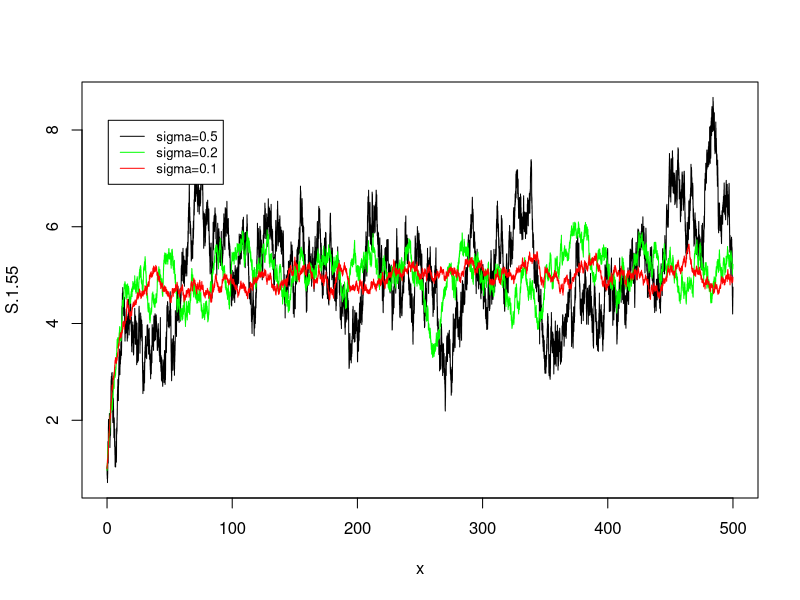
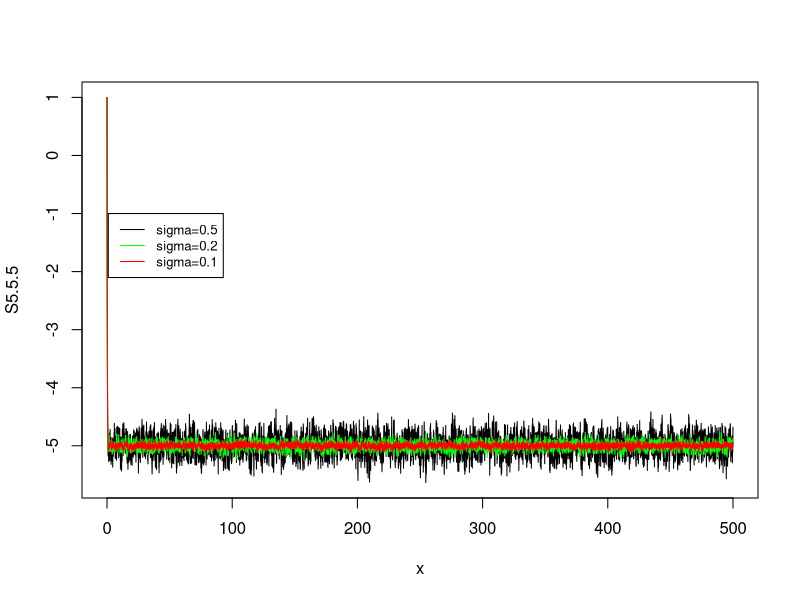
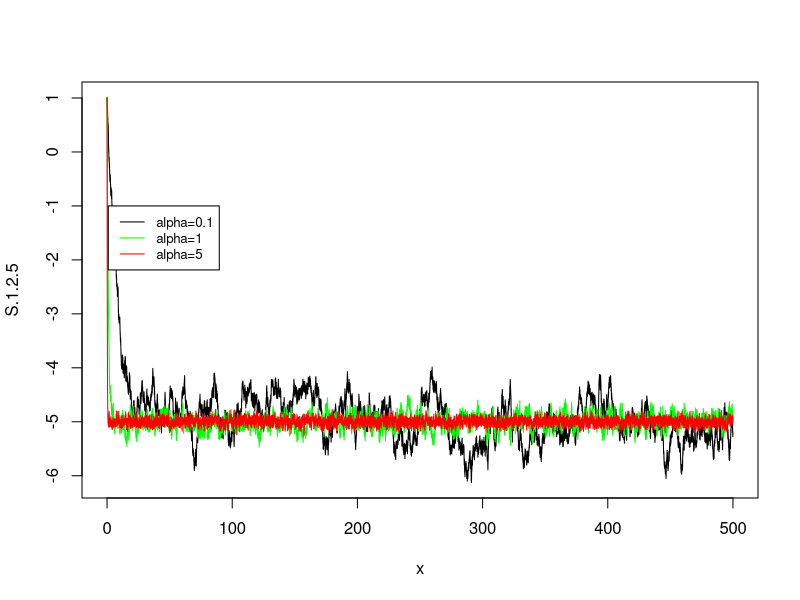
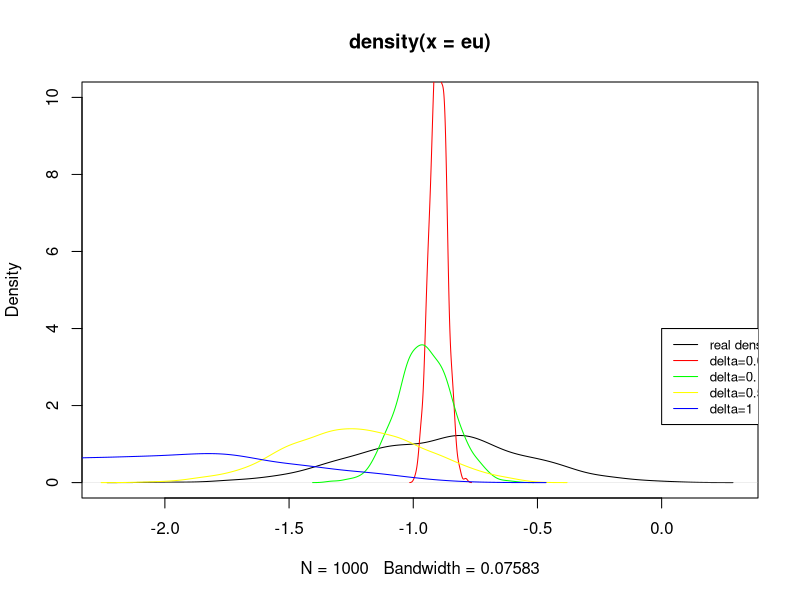
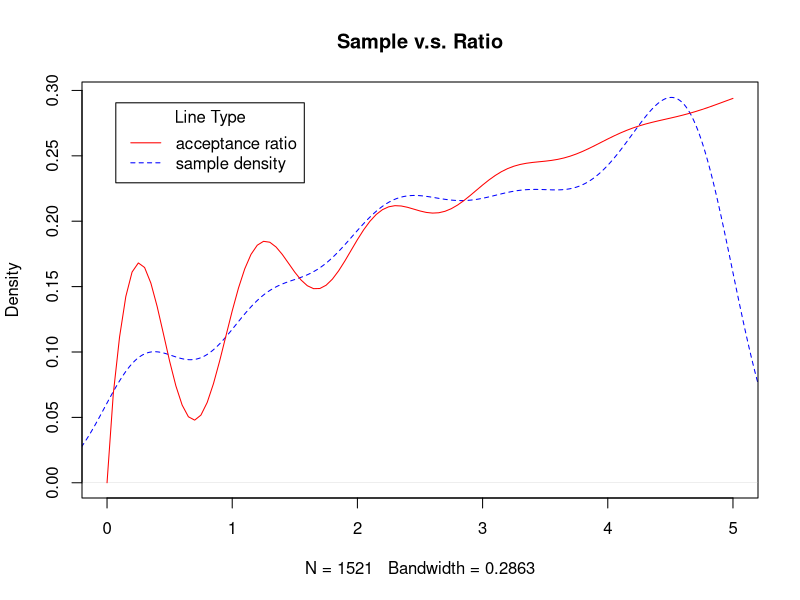

These charts were generated, in order, by the following R code:
## ---- chunk 1
rOU <- function(a,sigma,b,r0=1,T=500,delta=1/500){
  n = T/delta
  r = r0
  ou = c(r)
  
  K = exp(-a*delta)
  S = b*(1-exp(-a*delta))
  H = sigma/sqrt(2*a)*sqrt(1-exp(-2*a*delta))
  P = rnorm(n)
  for(i in 1:n){
    r = K*r+S+H*P[i]
    #ou = append(ou,r)
    ou[i+1] = r
  }
  return(ou)
}
S.1.15 = rOU(0.1,0.1,5)
S.1.25 = rOU(0.1,0.2,5)
S.1.55 = rOU(0.1,0.5,5)
S5.15 = rOU(5,0.1,5)
S5.25 = rOU(5,0.2,5)
S5.55 = rOU(5,0.5,5)
S1.15 = rOU(1,0.1,5)
S1.25 = rOU(1,0.2,5)
S1.55 = rOU(1,0.5,5)
S.1.1.5 = rOU(0.1,0.1,-5)
S.1.2.5 = rOU(0.1,0.2,-5)
S.1.5.5 = rOU(0.1,0.5,-5)
S5.1.5 = rOU(5,0.1,-5)
S5.2.5 = rOU(5,0.2,-5)
S5.5.5 = rOU(5,0.5,-5)
S1.1.5 = rOU(1,0.1,-5)
S1.2.5 = rOU(1,0.2,-5)
S1.5.5 = rOU(1,0.5,-5)
## ---- chunk 2
x = seq(0,500,by=1/500)
plot(x,S.1.55,type='l')
lines(x,S.1.25,col='green')
lines(x,S.1.15,col='red')
legend(1,8.2, legend=c("sigma=0.5", "sigma=0.2","sigma=0.1"),
       col=c("black","green", "red"),lty=1,cex=0.8)
## ---- chunk 3
x = seq(0,500,by=1/500)
plot(x,S5.5.5,type='l')
lines(x,S5.2.5,col='green')
lines(x,S5.1.5,col='red')
legend(1,-1, legend=c("sigma=0.5", "sigma=0.2","sigma=0.1"),
       col=c("black","green", "red"),lty=1,cex=0.8)
## ---- chunk 4
x = seq(0,500,by=1/500)
plot(x,S.1.2.5,type='l')
lines(x,S1.2.5,col='green')
lines(x,S5.2.5,col='red')
legend(1,-1, legend=c("alpha=0.1", "alpha=1","alpha=5"),
       col=c("black","green", "red"),lty=1,cex=0.8)
## ---- chunk 5
eOU <- function(a,sigma,b,delta,r0=1,n=1000,m=1/delta){
  eu = numeric(0)
  for(j in 1:n){
    r = r0
    for(i in 1:m){
      r = rnorm(1,mean = r+a*(b-r)*delta,sd = sigma*delta)
    }
    eu[j] = r
  }
  eu
}

eu = numeric(0)
for(j in 1:1000){
  eu[j] = rOU(1,0.5,-2,T=1,delta=1)[2]
}

plot(density(eu),ylim = c(0,10),type='l')
lines(density(eOU(1,0.5,-2,.01)),type='l',col='red')
lines(density(eOU(1,0.5,-2,.1)),type='l',col='green')
lines(density(eOU(1,0.5,-2,.5)),type='l',col='yellow')
lines(density(eOU(1,0.5,-2,1)),type='l',col='blue')
legend(0,4, legend=c("real density","delta=0.01", "delta=0.1","delta=0.5","delta=1"),
       col=c("black","red","green", "yellow","blue"),lty=1,cex=0.8)
## ---- chunk 6
rnhpp <- function(intensity, intmax, tmax) {
    n <- rpois(1, intmax)
    tt <- runif(n, 0, tmax)
    u <- runif(n)
    accept <- u < intensity(tt) / intmax
    sort(tt[accept])
}

intfun <- function(x) sin(2 * pi * x) * exp(-x) + sqrt(x)

simulate <- rnhpp(intfun, 7.607737136139157, 5)
## ---- chunk 7
together = unlist(replicate(1000, 
                            rnhpp(intfun, 7.607737136139157, 5)))
plot(density(together),
     xlim=c(0,5),lty=2,pch=17,col="blue",
     main = "Sample v.s. Ratio")
sintfun <- function(x) (sin(2 * pi * x) * exp(-x) + sqrt(x)) / 
  7.607737136139157
plot(sintfun,
     xlim = c(0,5),lty=1,pch=15,col = 'red',add=TRUE)
legend("topleft", inset=.05, title="Line Type", 
       c("acceptance ratio","sample density"), 
       lty=c(1, 2), col=c("red", "blue"))
